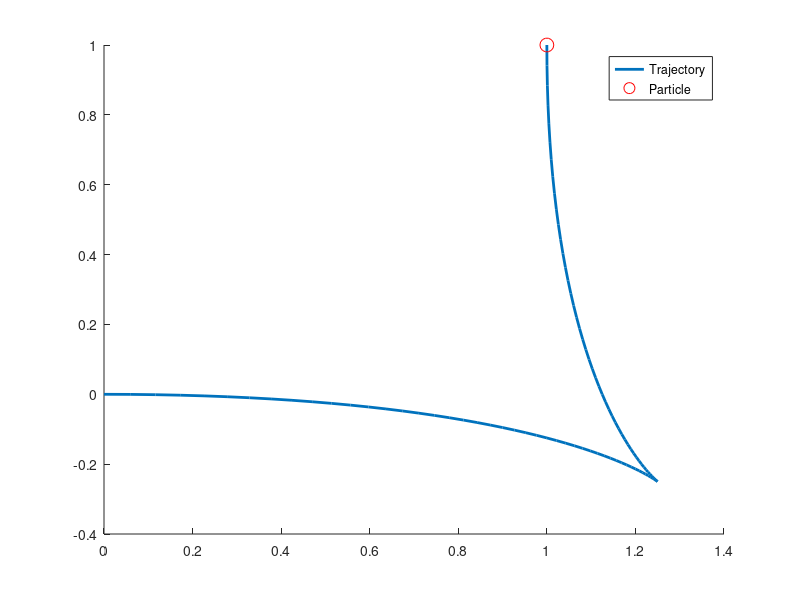

This figure's MATLAB source:
% Define the parametric curve
x = @(t) 6*t - 9*t.^2 + 4*t.^3;
y = @(t) -3*t.^2 + 4*t.^3;

% Initialize the plot
figure;
hold on;

% Set the range of t values
t_range = 0:0.01:1;

% Plot the curve
plot(x(t_range), y(t_range), 'linewidth', 2);

% Plot the particle
particle_handle = plot(x(0), y(0), 'ro', 'markersize', 10);

% Iterate over the range of t values
for t = t_range
    % Update the particle position
    set(particle_handle, 'xdata', x(t), 'ydata', y(t));
    
    % Update the plot
    drawnow;
end

% Add a legend
legend('Trajectory', 'Particle');
